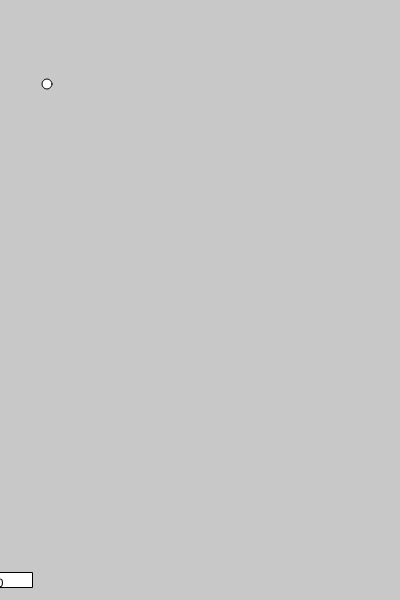
Frame 1 (no input)
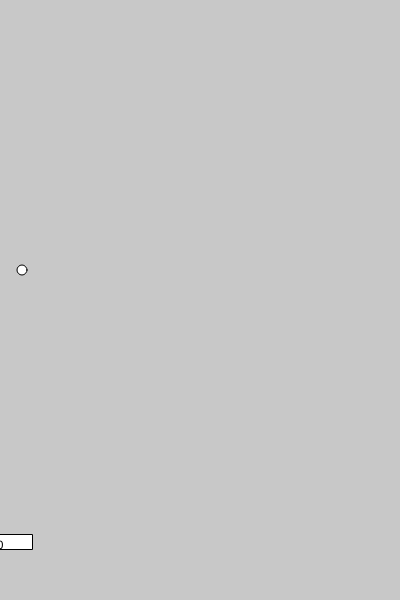
Frame 60 (no input)
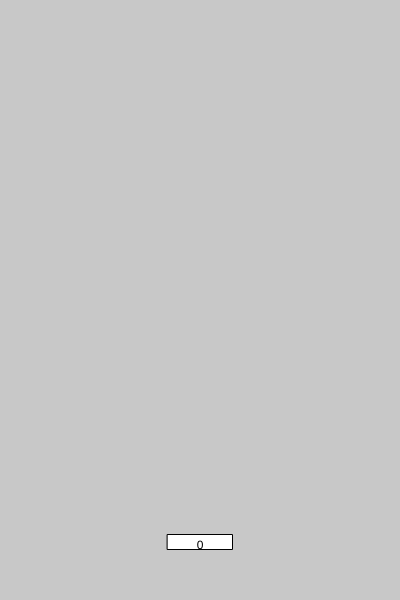
Frame 120 (the mouse pressed at the canvas centre since frame 60)

The p5.js sketch that drew these frames (run headless with seeded random() and noise() and a simulated clock; from frame 60 on, the mouse is pressed at the canvas centre):

// p5.js sketch
// ── sketch.js
var w = 400;
var h = 600;
var fr = 100;

class Ball {
  constructor() {
    this.r = Math.floor(Math.random() * 5) + 10;
    this.xPos = Math.floor(Math.random() * w);
    this.yPos = Math.floor(Math.random() * (h - marginBottom*3 - rectHeight));
    this.xSpeed = Math.floor(Math.random() * 10) - 9;
    this.ySpeed = Math.floor(Math.random() * 10) - 9;
    while (this.ySpeed == 0) {
      this.ySpeed = Math.floor(Math.random() * 10) - 9;
    };
    this.display = function() {
      ellipse(this.xPos, this.yPos, this.r, this.r);
    };
    this.move = function() {
      this.leftWallContact = this.xPos <= 0 + Math.floor(this.r/2);
      this.rightWallContact = this.xPos >= w - Math.floor(this.r/2)
      this.oppositeWallContact = this.yPos <= 0 + Math.floor(this.r/2);
      this.rectContact = (this.xPos <= mouseX + rectWidth/2) && (this.xPos >= mouseX - rectWidth/2) && (this.yPos >= (h-(marginBottom+rectHeight))) && (this.yPos <= (h-(marginBottom+rectHeight-(this.ySpeed+1))));
      if (this.leftWallContact || this.rightWallContact) {
        this.xSpeed *= -1;
      };
      if (this.oppositeWallContact || this.rectContact) {
        this.ySpeed *= -1;
        if (this.rectContact) {
          contactCounter++;
          moveTester = 0;
          rotateTest *= -1;
          this.ySpeed *= 1.1;
          //TODO Spin here
          this.spin = map(xSpeed, -1.1, 1.1, rectLeft, rectRight);
          this.xSpeed *= 1.1;
        };
      };
      this.xPos += this.xSpeed;
      this.yPos += this.ySpeed;
    }
  }
}

var balls = [];

var rectHeight = 15;
var marginBottom = 0;
var rectWidth = 0;
var rectLeft, rectRight;
var contactCounter = 0;
var heightGainOnContact = 0;
var moveTester = 0;
var rotateTest = -1;

function setVariables() {
  contactCounter = 0;
  marginBottom = contactCounter * heightGainOnContact + 20;
  rectWidth = Math.floor(Math.random() * 50) + 20;
  heightGainOnContact = Math.floor(Math.random() * 50) +10;
  moveTester = heightGainOnContact;
  rotateTest = -1;
}

setVariables();

function mouseClicked(){
  setVariables();
  for (var i = 0; i < 1; i++) {
    balls[i] = new Ball();
  }
}

function keyPressed() {
  if (keyCode === UP_ARROW) {
    balls.push(new Ball())
    console.log(balls.length);
  }
}


function setup() {
  createCanvas(w, h);
  frameRate(fr);
  balls[0] = new Ball();
}

function draw() {
  background(200);

  push();
  if (rotateTest > 0) {
    translate(width, height);
    rotate(PI);
  }
  for (var i = 0; i < balls.length; i++) {
    balls[i].display();
    balls[i].move();
  }
  rectMode(CENTER);
  rect(mouseX, h-marginBottom, rectWidth, rectHeight);
  rectLeft = mouseX - rectWidth/2;
  rectRight = mouseX + rectWidth/2;
  textAlign(CENTER);
  text(contactCounter, mouseX, h-marginBottom+rectHeight/2-1)
  pop();

  setTimeout(function() {
      if (moveTester < heightGainOnContact) {
        marginBottom = (contactCounter * heightGainOnContact) + moveTester;
        moveTester++;
      } else if (moveTester == heightGainOnContact) {
        marginBottom = contactCounter * heightGainOnContact + moveTester;
      };
    },
    // Previoulsy the value 5 in the next line was the ySpeed variable of the Ball, to make it dependent on the
    (1000/fr*-1/5)+20/heightGainOnContact
  )
}
